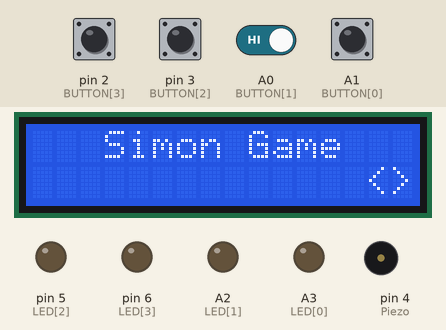
Simulated run of this sketch. Board: Arduino Uno, built with avr-gcc and run on an emulated ATmega328P. Parts: 16×2 character LCD, output pins drawn as LEDs (lit = HIGH), buzzer (waves = sounding). The test bench sets the inputs (shaded band); at power-on: A0 (BUTTON[1]), A1 (BUTTON[0]), pin 2 (BUTTON[3]), pin 3 (BUTTON[2]) HIGH. Random numbers use the default seed unless the sketch sets one.

Above: at 1.2 s.
1.3 s: pin 2 (BUTTON[3]) pulled LOW for 1 s
At 2.45 s:
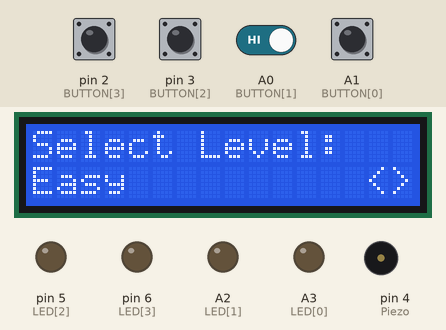
2.9 s: pin 3 (BUTTON[2]) pulled LOW for 0.15 s
At 4.4 s:
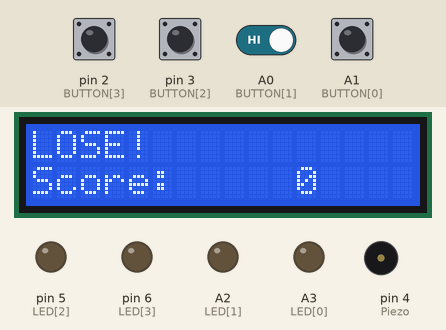
6.0 s: pin 3 (BUTTON[2]) driven LOW and A0 (BUTTON[1]) driven LOW
9.0 s: A1 (BUTTON[0]) pulled LOW for 1 s
10.6 s: pin 2 (BUTTON[3]) pulled LOW for 1 s
At 11.88 s:
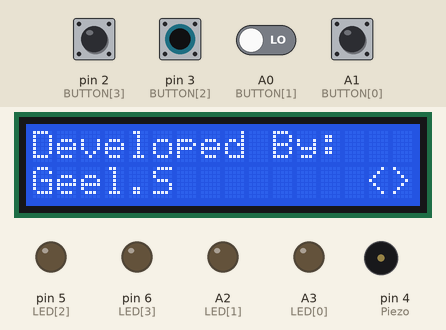
12.2 s: A1 (BUTTON[0]) pulled LOW for 0.15 s
At 13.51 s:
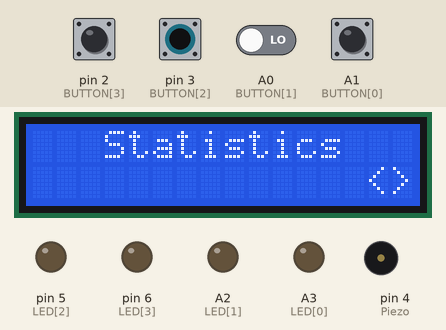
Timing chart, 0 to 13.9 s (numbered marks = the images above; inputs shaded):
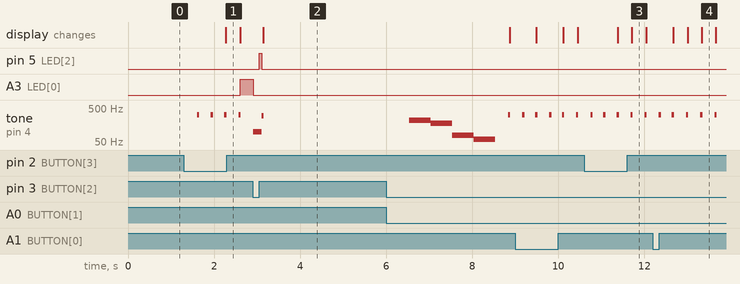

The sketch:

SevatheanSimon.ino
```cpp
/*  SUBSYSTEM DEBUG  */
//#define DEBUG_Util
//#define DEBUG_Device_Info
//#define DEBUG_LED
//#define DEBUG_Button
//#define DEBUG_Display
//#define DEBUG_Menu_Systems
//#define DEBUG_Timer
//#define DEBUG_SimonGame_User
//#define DEBUG_SimonGame_Check
//#define DEBUG_SimonGame_Main
//#define DEBUG_SimonGame_CPU
//#define DEBUG_SimonGame_CPU_Generator
//#define DEBUG_System_Navigation_Select
//#define DEBUG_System_Navigation_Position
/*  END OF SUBSYSTEM DEBUG  */

/* ################# BUILD PROPS ################# */
/* GENERIC INFO */
#define HardwareVersion "2.0"
#define BuildDate __DATE__

/* HARDWARE DEFINITION */
#define DisplayI2C //Used to set display type
#define ButtonQuantity 4
#define Piezo 4

//#define EEPROMEX  //Broken
/* ################# BUILD PROPS ################# */
int BUTTON[ButtonQuantity]={A1, A0, 3, 2}; //{B_RED, B_BLUE, B_GREEN, B_YELLOW}

int LED[4]={A3, A2, 5, 6}; //{RED, BLUE, GREEN, YELLOW}

//Piezo
int PIEZO_TONE[4]={100, 200, 300, 400};

//display
#ifdef DisplayI2C
#include <LiquidCrystal_I2C.h>
LiquidCrystal_I2C lcd(0x3F,16,2);
#else
#include <LiquidCrystal.h>
#define Backlight 11
static uint8_t Brightness = 70;
LiquidCrystal lcd(7, 8, 9, 10, 12, 13);
#endif

#ifdef EEPROM
//EEPROM
#include <EEPROMex.h>
#endif

//Simon
#define SimonPatternMax 4
int EASY_PR_Score = 0;
int EASY_PR_Level = 0;
int MED_PR_Score = 0;
int MED_PR_Level = 0;
int HARD_PR_Score = 0;
int HARD_PR_Level = 0;
int CRY_PR_Score = 0;
int CRY_PR_Level = 0;
#ifdef EERPOM
#define AddrEasyScorePR 0
#define AddrEasyLvlPR 1
#define AddrMedScorePR 2
#define AddrMedLvlPR 3
#define AddrHardScorePR 4
#define AddrHardLvlPR 5
#define AddrCryScorePR 6
#define AddrCryLvlPR 7
#endif
const int MAX_RAND = 50; // Sets the max limit of possible pattern lengths
int CPU_SIMON_SEQUENCE[MAX_RAND];
int USER_SIMON_SEQUENCE[MAX_RAND];
int Step = 0;
int Index = 0;
bool USER_FAIL_FLAG = false;

//timer
unsigned long InitialTime = 0UL;

void setup() {
  #ifndef DisplayI2C
  analogWrite(Backlight, Brightness);
  #endif
  #ifdef DisplayI2C
  lcd.init();
  lcd.backlight();
  #endif
  lcd.clear();
  //Buttons
  for(int b = 0; b < 4; b++){pinMode(BUTTON[b], INPUT);}
  //Piezo
  pinMode(Piezo, OUTPUT);
  //Leds
  for(int b = 0; b < 4; b++){pinMode(LED[b], OUTPUT);}

  randomSeed(analogRead(A2));

  Serial.begin(9600);
  #ifdef DEBUG_Device_Info
  DebugUtil(0, "INIT DEBUG", "Build Date:", 0, 'I' );
  DebugUtil(0, "INIT DEBUG", BuildDate, 0, 'I' );
  DebugUtil(0, "INIT DEBUG", "HARDWARE VERSION", 0, 'I' );
  DebugUtil(0, "INIT DEBUG", HardwareVersion, 0, 'I' );
  #endif

  //Restore previous PRs
  #ifdef EEPROM
  #ifdef DEBUG_Device_Info
  DebugUtil(0, "INIT", "Restoring Data From EEPROM!", 0, 'I' );
  #endif
  EASY_PR_Score = readLong(AddrEasyScorePR);
  EASY_PR_Level = readInt(AddrEasyLvlPR);
  MED_PR_Score = readLong(AddrMedScorePR);
  MED_PR_Level = readInt(AddrMedLvlPR);
  HARD_PR_Score = readLong(AddrHardScorePR);
  HARD_PR_Level = readInt(AddrHardLvlPR);
  CRY_PR_Score = readLong(AddrCryScorePR);
  CRY_PR_Level = readInt(AddrCryLvlPR);
  #endif
}

#ifdef DEBUG_Util
/*
Debug utility to simplify logging and debugging
Mode 0 = Text Only
Mode 1 = Text + Number

DEFAULTS TO MODE 1

*/
void DebugUtil(bool mode, char* Function, char* msg, int val, char level){
  Serial.print(Function);
  Serial.print(" | "); //divider
  switch(level){
    case 'I' :
    Serial.print("INFO:");
    break;
    case 'W' :
    Serial.print("WARN:");
    break;
    case 'E' :
    Serial.print("ERROR:");
    break;
    case 'F' :
    while(level == 'f'){
      Serial.print("FATAL: ");
      Serial.println(msg);
      Serial.println("CRITIAL FAULT, HALTING!!!");
      Serial.println("PLEASE HARD RESET THE DEVICE TO RECOVER!!!");
    }
    break;
  }
  Serial.print(" "); //spacer
  if(mode == 0){Serial.println(msg);}
  else if(mode == 1){
    Serial.print(msg);
    Serial.print(" ");
    Serial.println(val);
  }
}
#endif

void loop(){
  SystemUI();
}

/*
Button Function
Mode determines whether the function will check all buttons(Mode 1) or a specific button( Mode 0).

COMMENT:
I like the behavior with the button acting on press rather than release. However i recognize that this means multiple presses can be registered in a row.
So, I added states to ensure that a button can't be abused and register multiple times -- either on purpose or by accident.
I have only done this for the second mode(game mode) of the button function as I like this behaviour within menus.

NOTE:
When mode 1, set button to 0(doesn't really matter but for the sake of neatness just do it.)
*/
int ButtonHandler(bool mode, int button){
  #ifdef DEBUG_Button
  char* F = "Button Handler";
  #endif
  static bool PrevButtonStates[ButtonQuantity] = {HIGH};
  for(int c = 0; c < ButtonQuantity; c++){
    int Read = digitalRead(BUTTON[c]);
    if(Read == LOW){
      switch(mode){
        case 0:
        if(button == c){
          delay(300);
          if(Read == LOW){
              tone(Piezo, 320, 50);
              return 1;
          }
        }
        break;
        case 1:
        delay(5);
        if((Read == LOW) && (digitalRead(BUTTON[c]) != PrevButtonStates[c])){
          PrevButtonStates[c]=LOW;
          LedHandler(c, 50);
          tone(Piezo, PIEZO_TONE[c], 50);
          if(c != CPU_SIMON_SEQUENCE[Step]){
            USER_FAIL_FLAG = true; //I'd rather not do this in here but this was the best i could think of for now.
          }
          Step++;
          return c;
        }
        break;
      }
    }
  }
}

class SoundFX {
  public:
  void Winner(){
    tone(Piezo, 120);
    tone(Piezo, 160);
    tone(Piezo, 220);
    tone(Piezo, 90);
    noTone(Piezo);
  }
  void Loser(){
    tone(Piezo, 220);
    delay(500);
    tone(Piezo, 180);
    delay(500);
    tone(Piezo, 80);
    delay(500);
    tone(Piezo, 60);
    delay(500);
    noTone(Piezo);
  }
};

class GameSystem {
  public:
  int Duration; //Duration of the CPU play time
  int Time; //Time for player to input their pattern
  int Difficulty; //Difficulty used to set starting point for GamePatternLength
  int GamePatternLength; //Used to derive the length of patterns
  int Time_Multiplier;
  int Duration_Multiplier;
  int Lvl = 1; //Current level of the user
  int Score = 0; // Score of the user
  int Score_Multiplier;
  char* Disp_Difficulty; //Difficulty to display on displays
  /*
  Increases the difficulty as the player succeeds.
  */
  void IncrementLevel(){
    Lvl++;
  }

  void IncrementScore(){
    Score = Score + Duration*2;
  }
  void IncrementChallenge(){
    if(Time > 0){
      Time = Time - 1*Time_Multiplier;
    }
    if(Duration > 0){
      Duration = Duration - 1*Duration_Multiplier;
    }

    GamePatternLength++;
  }
};


//Note: If possible, avoid using OptionSelect and NavigationSelect simultaineously. This causes delayed button responses.
class MenuSystems {
  private:
  char* F = "MenuSystem";
  public:
  static int Menu_Quantity;
  static int Menu_Index;
  static bool Menu_Enter;
  static bool Option_Select;
  static int Option_Index;
  static int Option_Quantity;


  void NavigationSelect(){
    if(ButtonHandler(0,3)==true){
      Menu_Enter = true;
    }
    if(ButtonHandler(0,0)==true){
      Menu_Enter = false;
    }
  }

  void OptionSelect(){
    if(ButtonHandler(0,3)==true){
      Option_Select = true;
    }
    else if(ButtonHandler(0,0)==true){
      Option_Select = false;
    }
  }

  void NavigationPosition(){
    if(ButtonHandler(0,1)==1){
      Menu_Index--;
      #ifdef DEBUG_Menu_Systems
      DebugUtil(1, F, "Menu Moved Left:", Menu_Index, 'I' );
      #endif
      }
    else if(ButtonHandler(0,2)==1){
      Menu_Index++;
      #ifdef DEBUG_Menu_Systems
      DebugUtil(1, F, "Menu Moved Right:", Menu_Index, 'I' );
      #endif
      }
    if(Menu_Index < 0){Menu_Index = Menu_Quantity;}
    else if(Menu_Index > Menu_Quantity){Menu_Index = 0;}
  }

  void OptionPosition(){
    if(ButtonHandler(0,1)==1){
      Option_Index--;
      }
    else if(ButtonHandler(0,2)==1){
      Option_Index++;
      }
    if(Option_Index < 0){Option_Index = Option_Quantity;}
    else if(Option_Index > Option_Quantity){Option_Index = 0;}
  }
};
int MenuSystems::Menu_Quantity;
int MenuSystems::Menu_Index;
bool MenuSystems::Menu_Enter;
int MenuSystems::Option_Quantity;
int MenuSystems::Option_Index;
bool MenuSystems::Option_Select;

/*
As the name suggests, this function Increases or decreases the menuposition.
When called, declare the number of menu items being used.
*/

int SystemNavigationMenuPosition(int MenuItems){
  #ifdef DEBUG_System_Navigation_Position
  char* F = "SystemUI_NavigationPosition";
  #endif
  static int MenuPosition = 0;
  if(ButtonHandler(0,1)==1){MenuPosition = MenuPosition - 1;}
  else if(ButtonHandler(0,2)==1){MenuPosition = MenuPosition + 1;}
  if(MenuPosition < 0){MenuPosition = MenuItems;}
  else if(MenuPosition > MenuItems){MenuPosition = 0;}

  return MenuPosition;
}

/*
As the name suggests, this function handles the selection of items
*/

bool SystemMainSelect(){
  #ifdef DEBUG_System_Navigation_Select
  char* F = "SystemUI_NavigationSelect";
  #endif
  static bool Enter;
  if(ButtonHandler(0,3)==true){
    Enter = true;
    #ifdef DEBUG_System_Navigation_Select
    DebugUtil(0, F, "Program Enter", 0, 'I' );
    #endif
    LedHandler(3, 70);
  }
  else if(ButtonHandler(0,0)==true){
    Enter = false;
    #ifdef DEBUG_System_Navigation_Select
    DebugUtil(0, F, "Program Exit", 0, 'I' );
    #endif
    LedHandler(0, 70);
  }
  return Enter;
}

void SystemUI(){
  MenuSystems MainUI;
  MainUI.Menu_Quantity = 2;
  MainUI.NavigationPosition();
  MainUI.NavigationSelect();
  DisplayHandler(0, "              <>", 0, 0, 1);
  switch(MainUI.Menu_Index){
    case 0:
    //while(SystemMainSelect() == true){
      SimonGame_Main();
    //}
    break;
    case 1:
    About();
    break;
    case 2:
    Stats();
    break;
  }
}

void About(){
  MenuSystems About;
  About.NavigationSelect();
  DisplayHandler(0 ,"  About Device  ", 0, 0, 0);
  while(About.Menu_Enter==true){
    About.Menu_Quantity = 2;
    About.NavigationPosition();
    About.NavigationSelect();
    switch(About.Menu_Index){
      case 0:
      DisplayHandler(0 ,"Developed By:   ", 0, 0, 0);
      DisplayHandler(0 ,"Geel.S        <>", 0, 0, 1);
      break;
      case 1:
      DisplayHandler(0, "Hardware version", 0, 0, 0);
      DisplayHandler(0, HardwareVersion, 0, 0, 1);
      DisplayHandler(0, "           <>", 0, 3, 1);
      break;
      case 2:
      DisplayHandler(0, "Build Date:     ", 0, 0, 0);
      DisplayHandler(0, BuildDate, 0, 0, 1);
      DisplayHandler(0, "<>", 0, 14, 1);
      break;
    }
  }
}

void Stats(){
  MenuSystems Stats;
  Stats.NavigationSelect();
  DisplayHandler(0 ,"   Statistics   ", 0, 0, 0);
  while(Stats.Menu_Enter==true){
    Stats.NavigationSelect();
    Stats.Menu_Quantity = 3;
    Stats.NavigationPosition();
    Stats.OptionSelect();
    switch(Stats.Menu_Index){
      case 0:
      DisplayHandler(0, "Easy P.Rs    ", 0, 0, 0);
      DisplayHandler(0, "Hold Enter   ", 0, 0, 1);
      break;
      case 1:
      DisplayHandler(0, "Med  P.Rs   ", 0, 0, 0);
      DisplayHandler(0, "Hold Enter   ", 0, 0, 1);
      break;
      case 2:
      DisplayHandler(0, "Hard P.Rs     ", 0, 0, 0);
      DisplayHandler(0, "Hold Enter   ", 0, 0, 1);
      break;
      case 3:
      DisplayHandler(0, "Cry  P.Rs     ", 0, 0, 0);
      DisplayHandler(0, "Hold Enter   ", 0, 0, 1);
      break;
    }
    while(Stats.Option_Select == true){
      Stats.OptionSelect();
      DisplayHandler(0, "PR Score:", 0, 0, 0);
      DisplayHandler(0, "PR Level:", 0, 0, 1);
      if(Stats.Menu_Index == 0){
        DisplayHandler(1, "N/A", EASY_PR_Score, 9, 0);
        DisplayHandler(1, "N/A", EASY_PR_Level, 9, 1);
      }
      else if(Stats.Menu_Index == 1){
        DisplayHandler(1, "N/A", MED_PR_Score, 9, 0);
        DisplayHandler(1, "N/A", MED_PR_Level, 9, 1);
      }
      else if(Stats.Menu_Index == 2){
        DisplayHandler(1, "N/A", HARD_PR_Score, 9, 0);
        DisplayHandler(1, "N/A", HARD_PR_Level, 9, 1);
      }
      else if(Stats.Menu_Index == 3){
        DisplayHandler(1, "N/A", CRY_PR_Score, 9, 0);
        DisplayHandler(1, "N/A", CRY_PR_Level, 9, 1);
      }
    }
  }
}

void SimonGame_Main(){
  #ifdef DEBUG_SimonGame_Main
  char* F = "SimonGame_Main";
  #endif
  MenuSystems SimonUI;
  GameSystem SimonGame;
  SoundFX SimonSFX;
  SimonUI.NavigationSelect();
  bool GameEnter = false;
  DisplayHandler(0, "   Simon Game   ", 0, 0, 0);
  while(SimonUI.Menu_Enter==true){
    SimonUI.OptionPosition();
    SimonUI.Option_Quantity = 3;
    SimonUI.NavigationSelect();
    DisplayHandler(0, "Select Level:   ", 0, 0, 0);
    switch(SimonUI.Option_Index){
    case 0:
      DisplayHandler(0, "Easy          <>", 0, 0, 1);
      SimonGame.Difficulty = 1;
      SimonGame.Disp_Difficulty = "Easy";
      SimonGame.Duration = 300;
      SimonGame.Time = 5000;
      SimonGame.GamePatternLength = 1;
      SimonGame.Time_Multiplier = 2;
      SimonGame.Duration_Multiplier = 4;
      SimonGame.Score_Multiplier = 1;
    break;
    case 1:
      DisplayHandler(0, "Med           <>", 0, 0, 1);
      SimonGame.Difficulty = 2;
      SimonGame.Disp_Difficulty = "Med ";
      SimonGame.Duration = 220;
      SimonGame.Time = 4000;
      SimonGame.GamePatternLength = 1;
      SimonGame.Time_Multiplier = 4;
      SimonGame.Duration_Multiplier = 10;
      SimonGame.Score_Multiplier = 2;
    break;
    case 2:
      DisplayHandler(0, "Hard          <>", 0, 0, 1);
      SimonGame.Difficulty = 3;
      SimonGame.Disp_Difficulty = "Hard";
      SimonGame.Duration = 180;
      SimonGame.Time = 3500;
      SimonGame.GamePatternLength = 2;
      SimonGame.Time_Multiplier = 6;
      SimonGame.Duration_Multiplier = 15;
      SimonGame.Score_Multiplier = 3;
    break;
    case 3:
      DisplayHandler(0, "Cry           <>", 0, 0, 1);
      SimonGame.Difficulty = 4;
      SimonGame.Disp_Difficulty = "Cry";
      SimonGame.Duration = 150;
      SimonGame.Time = 2000;
      SimonGame.GamePatternLength = 4;
      SimonGame.Time_Multiplier = 10;
      SimonGame.Duration_Multiplier = 20;
      SimonGame.Score_Multiplier = 5;
    break;
    }
    if(ButtonHandler(0,3)==true){
      GameEnter = true;
    }
    Index = 0; //Reset Index when starting game.
    while(GameEnter == true){
      DisplayHandler(0, "Score:          ", 0, 0, 0);
      DisplayHandler(1, "N/A", SimonGame.Score, 12 , 0);
      DisplayHandler(0, "Level:          ", 0, 0, 1);
      DisplayHandler(1, "N/A", SimonGame.Lvl, 12 , 1);
      if(SimonGame_CPU(SimonGame.Duration, SimonGame.GamePatternLength)==true){
        if((SimonGame_User(SimonGame.Time, SimonGame.GamePatternLength)==true) && (SimonGame_Check(SimonGame.GamePatternLength)==true)){
          SimonGame_Scoreboard(true, SimonGame.Score);
          SimonGame.IncrementLevel();
          SimonGame.IncrementScore();
          SimonGame.IncrementChallenge();
          SimonGame_Sanitize(SimonGame.GamePatternLength, true);
        }
        else if((SimonGame_User(SimonGame.Time, SimonGame.GamePatternLength)==false) || (SimonGame_Check(SimonGame.GamePatternLength)==false)){
          SimonGame_Sanitize(SimonGame.GamePatternLength, false);
          SimonGame_Scoreboard(false, SimonGame.Score);
          SimonGame_ScoreManager(SimonGame.Score, SimonGame.Lvl, SimonGame.Difficulty);
          SimonSFX.Loser();
          return;
        }
      }
    }
  }
}

void SimonGame_ScoreManager(int Score, int lvl, int difficulty){
  bool NewHighScore = false;
  switch(difficulty){
    case 1:
    if(Score > EASY_PR_Score){
      EASY_PR_Score = Score;
      EASY_PR_Level = lvl;
      NewHighScore = true;
      #ifdef EEPROM
      updateLong(AddrEasyScorePR, EASY_PR_Score);
      updateInt(AddrEasyLvlPR, EASY_PR_Level);
      #endif
    }
    break;
    case 2:
    if(Score > MED_PR_Score){
      MED_PR_Score = Score;
      MED_PR_Level = lvl;
      NewHighScore = true;
      #ifdef EEPROM
      updateLong(AddrMedScorePR, MED_PR_Score);
      updateInt(AddrMedLvlPR, MED_PR_Level);
      #endif
    }
    break;
    case 3:
    if(Score > HARD_PR_Score){
      HARD_PR_Score = Score;
      HARD_PR_Level = lvl;
      NewHighScore = true;
      #ifdef EEPROM
      updateLong(AddrHardScorePR, HARD_PR_Score);
      updateInt(AddrHardLvlPR, HARD_PR_Level);
      #endif
    }
    break;
    case 4:
    if(Score > CRY_PR_Score){
      CRY_PR_Score = Score;
      CRY_PR_Level = lvl;
      NewHighScore = true;
      #ifdef EEPROM
      updateLong(AddrCryScorePR, CRY_PR_Score);
      updateInt(AddrCryLvlPR, CRY_PR_Level);
      #endif
    }
    break;
  }
  if(NewHighScore == true){
    DisplayHandler(0, "NEW HIGH SCORE! ", 0, 0, 0);
    DisplayHandler(0, "                ", 0, 0 , 1);
    DisplayHandler(1, "N/A", Score, 0 , 1);
  }
  delay(3000);
}

void SimonGame_Scoreboard(bool Result, int Score){
  if(Result==true){
    DisplayHandler(0, "WIN!            ", 0, 0, 0);
    DisplayHandler(0, "Score:          ", 0, 0 , 1);
    DisplayHandler(1, "N/A", Score, 11 , 1);
    delay(300);
  }
  else if(Result==false){
    DisplayHandler(0, "LOSE!            ", 0, 0, 0);
    DisplayHandler(0, "Score:          ", 0, 0 , 1);
    DisplayHandler(1, "N/A", Score, 11 , 1);
    delay(400);
  }
}

bool SimonGame_CPU_Generator(int PatternLength){
  #ifdef DEBUG_SimonGame_CPU_Generator
  char* F = "SimonGame_CPU_Generator";
  DebugUtil(0, F, "CPU Pattern Creation Starting!", 0, 'I' );
  DebugUtil(1, F, "CPU Pattern Length Set To:", PatternLength-1, 'I' );
  #endif
  while(Index<PatternLength){
    CPU_SIMON_SEQUENCE[Index] = random(0,4);;
    if(Index > 0){
      while(CPU_SIMON_SEQUENCE[Index] == CPU_SIMON_SEQUENCE[Index-1]){
      CPU_SIMON_SEQUENCE[Index] = random(0,4); //Make sure there are no multiples in a row.
      #ifdef DEBUG_SimonGame_CPU_Generator
      DebugUtil(0, F, "Repeated Value Found!", 0, 'I' );
      DebugUtil(0, F, "Regenerating Values!", 0, 'I' );
      #endif
      }
    }
  #ifdef DEBUG_SimonGame_CPU
  DebugUtil(1, F, "CPU Sequence Position:", Index, 'I' );
  DebugUtil(1, F, "CPU Set it to button", CPU_SIMON_SEQUENCE[Index], 'I' );
  #endif
  Index++;
  }
  return true;
}

bool SimonGame_CPU(int Duration, int PatternLength){
  #ifdef DEBUG_SimonGame_CPU
  char* F = "SimonGame_CPU";
  DebugUtil(0, F, "CPU Turn Started!", 0, 'I' );
  #endif
  while(SimonGame_CPU_Generator(PatternLength) != true){} //Make sure pattern is ready
  for(int p = 0; p<PatternLength; p++){
    LedHandler(CPU_SIMON_SEQUENCE[p],Duration);
    tone(Piezo, PIEZO_TONE[CPU_SIMON_SEQUENCE[p]], Duration);
    delay(100);
  }
  #ifdef DEBUG_SimonGame_CPU
  DebugUtil(0, F, "CPU's Turn Done!", 0, 'I' );
  #endif
  return true; //Notify when completed
}

bool SimonGame_User(int Time, int PatternLength){
  #ifdef DEBUG_SimonGame_User
  char* F = "SimonGame_User";
  DebugUtil(0, F, "User's Turn", 0, 'I' );
  #endif
  unsigned long currentTime = millis();

  while(Step < PatternLength){
    USER_SIMON_SEQUENCE[Step] = ButtonHandler(1,0);
    if(USER_FAIL_FLAG == true){
      return false;
    }
  }

  #ifdef DEBUG_SimonGame_User
  DebugUtil(0, F, "User Input Period Done!", 0, 'I' );
  #endif
  return true; //Notify when completed
}

bool SimonGame_Check(int PatternLength){
  #ifdef DEBUG_SimonGame_Check
  char* F = "SimonGame_Check";
  DebugUtil(0, F, "Checking...", 0, 'I' );
  #endif
  for(int x = 0; x<PatternLength; x++){
    if(USER_SIMON_SEQUENCE[x] != CPU_SIMON_SEQUENCE[x]){
      #ifdef DEBUG_SimonGame_Check
      DebugUtil(1, F, "DISCREPANCY AT INDEX:", x, 'I' );
      DebugUtil(0, F, "CHECK FAILED!", 0, 'I' );
      #endif
      return false;
    }
  }
  return true;
}

void SimonGame_Sanitize(int PatternLength, bool GameStatus){
  #ifdef DEBUG_SimonGame_Check
  char* F = "SimonGame_Sanitize";
  DebugUtil(0, F, "Sanitizing...", 0, 'I' );
  #endif
  for(int x = 0; x<PatternLength; x++){ //Only reset what was used rather than the entire array.
    USER_SIMON_SEQUENCE[x] = 0;
    if(GameStatus == false){
      CPU_SIMON_SEQUENCE[x] = 0;
    }
  }
  if(GameStatus == false){
    USER_FAIL_FLAG = false;
    Index = 0;
  }
  Step = 0;
}

static void LedHandler(int Colour, int Duration){
  #ifdef DEBUG_LED
  char* F = "LED Handler";
  DebugUtil(0, F, "LED Requested!", 0, 'I' );
  #endif
  digitalWrite(LED[Colour], HIGH);
  #ifdef DEBUG_LED
  switch(Colour){
    case 0:
    DebugUtil(1, F, "RED:", Duration, 'I' );
    break;
    case 1:
    DebugUtil(1, F, "BLUE:", Duration, 'I' );
    break;
    case 2:
    DebugUtil(1, F, "GREEN:", Duration, 'I' );
    break;
    case 3:
    DebugUtil(1, F, "YELLOW:", Duration, 'I' );
    break;
  }
  #endif
  delay(Duration);
  digitalWrite(LED[Colour], LOW);
  #ifdef DEBUG_LED
  DebugUtil(0, F, "LED Cleared.", 0, 'I' );
  #endif
}

/*
Function to put together the different lcd functions into one.
Bypasses LiquidCrystal clearing as it is slow.

NOTE: Forget clearing, just clear previous characters with white space

Also sets backlight when called. (non i2c interface displays only)
*/
int DisplayHandler(bool mode, char* msg, int value, int x, int y){
  static bool cleared = false;
  #ifdef DEBUG_Display
  char* F = "Display Handler";
  #endif
  #ifndef DisplayI2C
  analogWrite(Backlight, Brightness);
  #endif
  lcd.setCursor(x, y);
  if(mode==0){
    lcd.print(msg);
  }
  else if(mode == 1){
    lcd.print(value);
  }
} 
```

Measured:
- after the input at 1.3 s, A3 (LED[0]): LOW → HIGH after 1.3 s; tone on pin 4 (Piezo): alternates 320 Hz for 0.05 s and silent for 0.27 s, starting after 0.31 s; the display: changes after 0.97 s (image 1)
- after the input at 2.9 s, pin 5 (LED[2]): LOW → HIGH after 0.15 s, → LOW 0.05 s later; the display: changes after 0.24 s (image 2)
